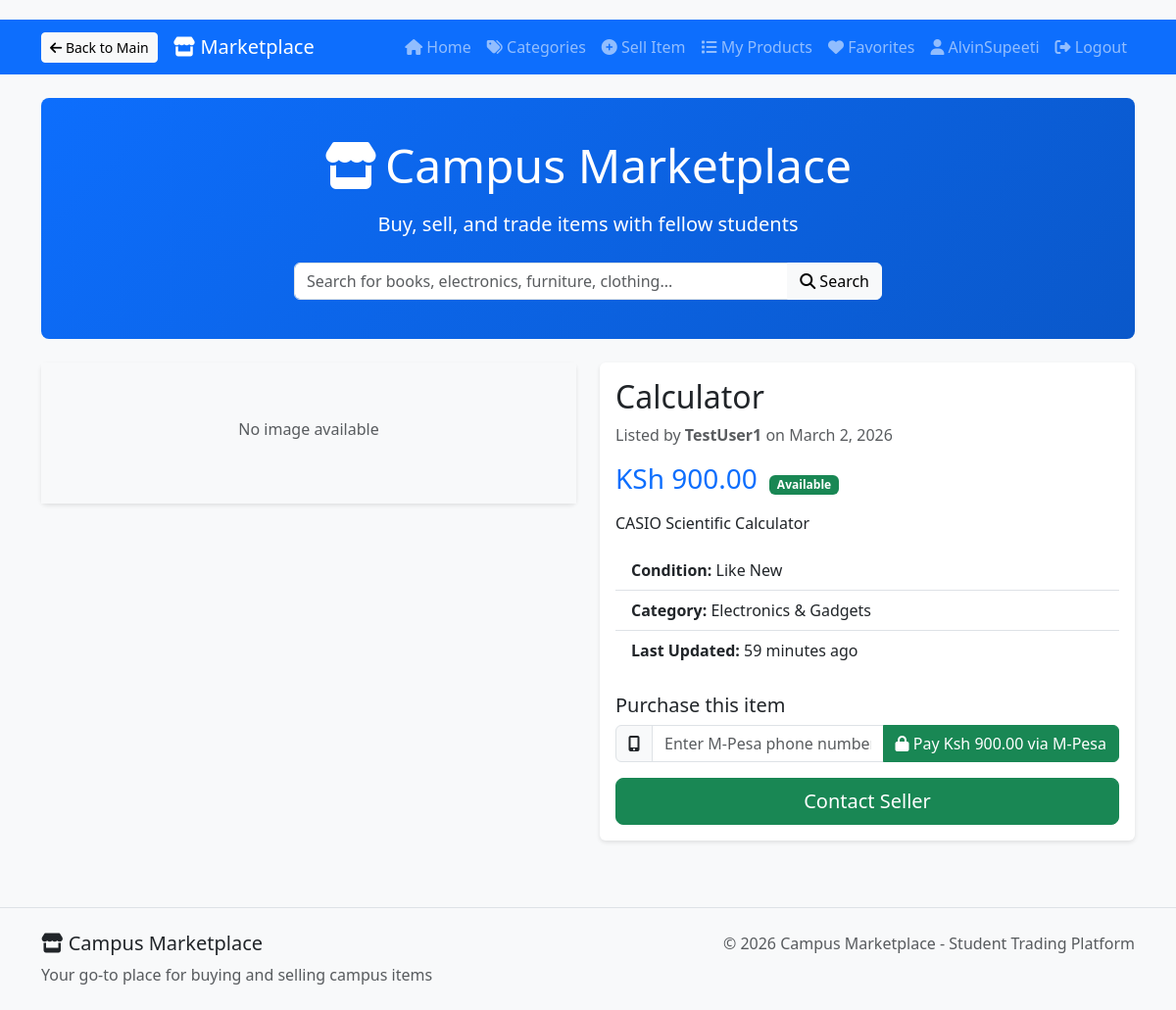
The page /marketplace/product/1/ (signed in) on the database its author committed.
### accounts/models.py (models this page shows, shortened)
class CustomUser(AbstractUser):
    USER_TYPE_CHOICES = (
        ('student', 'Student'),
        ('vendor', 'Vendor'),
        ('staff', 'Staff'),
    )
    user_type = models.CharField(max_length=10, choices=USER_TYPE_CHOICES, default='student')
    student_id = models.CharField(max_length=20, blank=True, null=True)
    phone_number = models.CharField(max_length=15, blank=True, null=True)
    profile_picture = CloudinaryField('profile_pictures', blank=True, null=True)
    email_verified = models.BooleanField(default=False)
    created_at = models.DateTimeField(auto_now_add=True)
    bio = models.TextField(blank=True, null=True)
    updated_at = models.DateTimeField(auto_now=True)

### marketplace/models.py (models this page shows, shortened)
class Product(models.Model):
    CONDITION_CHOICES = [
        ('new', 'New'),
        ('like_new', 'Like New'),
        ('good', 'Good'),
        ('fair', 'Fair'),
        ('poor', 'Poor'),
    ]
    seller = models.ForeignKey(CustomUser, on_delete=models.CASCADE, related_name='products')
    title = models.CharField(max_length=200)
    description = models.TextField()
    category = models.ForeignKey(Category, on_delete=models.CASCADE, related_name='products')
    price = models.DecimalField(max_digits=10, decimal_places=2)
    condition = models.CharField(max_length=20, choices=CONDITION_CHOICES)
    image = CloudinaryField('product_images', blank=True, null=True)
    is_sold = models.BooleanField(default=False)
    created_at = models.DateTimeField(auto_now_add=True)
    updated_at = models.DateTimeField(auto_now=True)
    expires_at = models.DateTimeField(null=True, blank=True)
    expired = models.BooleanField(default=False)
    class Meta:
        ordering = ['-created_at']

class Category(models.Model):
    name = models.CharField(max_length=100)
    description = models.TextField(blank=True)
    icon = models.CharField(max_length=50, blank=True)
    objects = CategoryManager()
    class Meta:
        verbose_name_plural = "Categories"

### marketplace/views.py (the view)
# urls.py: path('product/<int:product_id>/', views.product_detail, name='product_detail'),
@login_required
def product_detail(request, product_id):
    product = get_object_or_404(Product, pk=product_id)
    related_products = Product.objects.filter(
        category=product.category,
        is_sold=False
    ).exclude(pk=product.pk).order_by('-created_at')[:4]
    context = {
        'product': product,
        'related_products': related_products,
        'title': product.title,
    }
    return render(request, 'marketplace/product_detail.html', context)

### templates/marketplace/product_detail.html (shortened to what this page needs)
{% extends 'marketplace/base.html' %}
{% block content %}
<div class="row">
    <div class="col-md-6">
        <div class="card">
            {% if product.image %}
            <img src="{{ product.image.url }}" class="card-img-top" alt="{{ product.title }}">
            {% else %}
            <div class="text-center py-5 bg-light">
                <p class="mt-2 text-muted">No image available</p>
            </div>
            {% endif %}
        </div>
    </div>
    <div class="col-md-6">
        <div class="card">
            <div class="card-body">
                <h2 class="card-title">{{ product.title }}</h2>
                <p class="text-muted">Listed by <strong>{{ product.seller.username }}</strong> on {{ product.created_at|date }}</p>
                <div class="mb-3">
                    <span class="h3 text-primary">KSh {{ product.price }}</span>
                    <span class="badge bg-{{ product.is_sold|yesno:'danger,success' }} ms-2">
                        {{ product.is_sold|yesno:"Sold,Available" }}
                    </span>
                </div>
                <p class="card-text">{{ product.description|linebreaks }}</p>
                <ul class="list-group list-group-flush mb-3">
                    <li class="list-group-item"><strong>Condition:</strong> {{ product.get_condition_display }}</li>
                    <li class="list-group-item"><strong>Category:</strong> {{ product.category.name|default:"Not specified" }}</li>
                    <li class="list-group-item"><strong>Last Updated:</strong> {{ product.updated_at|timesince }} ago</li>
                </ul>
                {% if not product.is_sold %}
<div class="payment-section mt-4">
    <h5>Purchase this item</h5>
    <form method="POST" action="{% url 'mpesa:initiate_payment' product.id %}">
        <div class="input-group mb-3">
            <span class="input-group-text"><i class="fas fa-mobile-alt"></i></span>
            <input type="text" name="phone_number" class="form-control"
                   placeholder="Enter M-Pesa phone number (e.g., 0712345678)" required>
            <button type="submit" class="btn btn-success">
                <i class="fas fa-lock"></i> Pay Ksh {{ product.price }} via M-Pesa
            </button>
        </div>
    </form>
</div>
{% else %}
<div class="alert alert-secondary">
    <i class="fas fa-check-circle"></i> This item has been sold.
</div>
{% endif %}
                <div class="d-grid gap-2 d-md-flex">
                    {% if user.is_authenticated and user == product.seller %}
                        <a href="{% url 'marketplace:update_product' product.pk %}" class="btn btn-warning me-2">
                            <i class="bi bi-pencil-square"></i> Edit
                        </a>
                        <a href="{% url 'marketplace:delete_product' product.pk %}" class="btn btn-danger">
                            <i class="bi bi-trash"></i> Delete
                        </a>
                    {% elif not product.is_sold %}
                        <button class="btn btn-success btn-lg flex-fill" data-bs-toggle="modal" data-bs-target="#contactModal">
                             Contact Seller
                        </button>
                    {% endif %}
                </div>
            </div>
        </div>
    </div>
</div>
{% endblock %}

### templates/marketplace/base.html (shortened to what this page needs)
<!DOCTYPE html>
<html lang="en">
<head>
    <link href="https://cdn.jsdelivr.net/npm/bootstrap@5.3.0/dist/css/bootstrap.min.css" rel="stylesheet">
    <link rel="stylesheet" href="https://cdnjs.cloudflare.com/ajax/libs/font-awesome/6.4.0/css/all.min.css">
</head>
<body>
    <nav class="navbar navbar-expand-lg navbar-dark nav-marketplace mb-4">
        <div class="container">
            <a href="{% url 'home' %}" class="btn btn-light btn-sm me-3">
                <i class="fas fa-arrow-left"></i> Back to Main
            </a>
            <a class="navbar-brand" href="{% url 'marketplace:home' %}">
                <i class="fas fa-store"></i> Marketplace
            </a>
            <div class="collapse navbar-collapse" id="navbarNav">
                <ul class="navbar-nav ms-auto">
                    <li class="nav-item">
                        <a class="nav-link" href="{% url 'marketplace:home' %}">
                            <i class="fas fa-home"></i> Home
                        </a>
                    </li>
                    <li class="nav-item">
                        <a class="nav-link" href="{% url 'marketplace:categories' %}">
                            <i class="fas fa-tags"></i> Categories
                        </a>
                    </li>
                    {% if user.is_authenticated %}
                    <li class="nav-item">
                        <a class="nav-link" href="{% url 'marketplace:create_product' %}">
                            <i class="fas fa-plus-circle"></i> Sell Item
                        </a>
                    </li>
                    <li class="nav-item">
                        <a class="nav-link" href="{% url 'marketplace:my_listings' %}">
                            <i class="fas fa-list"></i> My Products
                        </a>
                    </li>
                    <li class="nav-item">
                        <a class="nav-link" href="{% url 'marketplace:favorites' %}">
                            <i class="fas fa-heart"></i> Favorites
                        </a>
                    </li>
                    <li class="nav-item">
                        <a class="nav-link" href="{% url 'accounts:profile' %}">
                            <i class="fas fa-user"></i> {{ user.username }}
                        </a>
                    </li>
                    <li class="nav-item">
                        <a class="nav-link" href="{% url 'accounts:logout' %}">
                            <i class="fas fa-sign-out-alt"></i> Logout
                        </a>
                    </li>
                    {% endif %}
                </ul>
            </div>
        </div>
    </nav>
    <div class="container">
        <div class="hero-marketplace text-center mb-4">
            <div class="container">
                <h1 class="display-5 mb-3"><i class="fas fa-store me-2"></i>Campus Marketplace</h1>
                <p class="lead mb-4">Buy, sell, and trade items with fellow students</p>
                <div class="search-box">
                    <form method="GET" action="{% url 'marketplace:home' %}" class="input-group">
                        <input type="text" name="q" class="form-control"
                               placeholder="Search for books, electronics, furniture, clothing..."
                               value="{{ request.GET.q|default:'' }}">
                        <button class="btn btn-light" type="submit">
                            <i class="fas fa-search"></i> Search
                        </button>
                    </form>
                </div>
            </div>
        </div>
        {% block content %}{% endblock %}
    </div>
    <footer class="mt-5 py-4 bg-light border-top">
        <div class="container">
            <div class="row">
                <div class="col-md-6">
                    <h5><i class="fas fa-store"></i> Campus Marketplace</h5>
                    <p class="text-muted mb-0">Your go-to place for buying and selling campus items</p>
                </div>
                <div class="col-md-6 text-end">
                    <p class="mb-0 text-muted">
                        &copy; {% now "Y" %} Campus Marketplace - Student Trading Platform
                    </p>
                </div>
            </div>
        </div>
    </footer>
</body>
</html>

### templates/marketplace/base.html (style rules this page uses)
body { background-color: #f8f9fa; padding-top: 20px; }
.card { margin-bottom: 20px; border: none; box-shadow: 0 2px 4px rgba(0,0,0,0.1); }
.hero-marketplace { background: linear-gradient(135deg, #0d6efd 0%, #0a58ca 100%); color: white; padding: 40px 0; border-radius: 8px; margin-bottom: 30px; }
.nav-marketplace { background-color: #0d6efd; }
.search-box { max-width: 600px; margin: 0 auto; }

### rows shown on the page
CustomUser: username "AlvinSupeeti"
Product: title "Calculator", seller.username "TestUser1", created_at "March 2, 2026", price "900.00", is_sold "Available", description "CASIO Scientific Calculator", condition "Like New", category.name "Electronics & Gadgets", updated_at "59 minutes"
